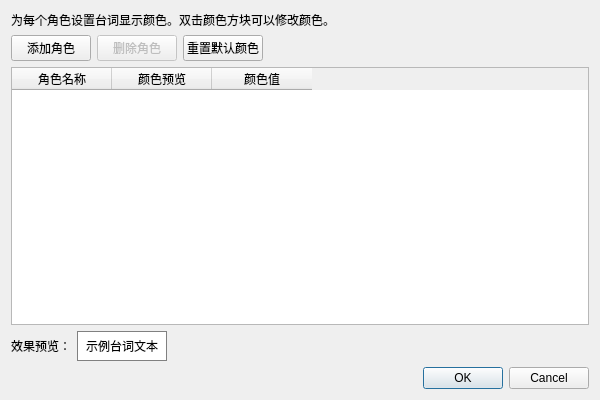
<?xml version="1.0" encoding="UTF-8"?>
<ui version="4.0">
 <class>CharacterColorDialog</class>
 <widget class="QDialog" name="CharacterColorDialog">
  <property name="geometry">
   <rect>
    <x>0</x>
    <y>0</y>
    <width>600</width>
    <height>400</height>
   </rect>
  </property>
  <property name="windowTitle">
   <string>角色颜色管理</string>
  </property>
  <property name="modal">
   <bool>true</bool>
  </property>
  <layout class="QVBoxLayout" name="verticalLayout">
   <item>
    <widget class="QLabel" name="instructionLabel">
     <property name="text">
      <string>为每个角色设置台词显示颜色。双击颜色方块可以修改颜色。</string>
     </property>
     <property name="wordWrap">
      <bool>true</bool>
     </property>
    </widget>
   </item>
   <item>
    <layout class="QHBoxLayout" name="toolbarLayout">
     <item>
      <widget class="QPushButton" name="addCharacterButton">
       <property name="text">
        <string>添加角色</string>
       </property>
      </widget>
     </item>
     <item>
      <widget class="QPushButton" name="removeCharacterButton">
       <property name="enabled">
        <bool>false</bool>
       </property>
       <property name="text">
        <string>删除角色</string>
       </property>
      </widget>
     </item>
     <item>
      <widget class="QPushButton" name="resetColorsButton">
       <property name="text">
        <string>重置默认颜色</string>
       </property>
      </widget>
     </item>
     <item>
      <spacer name="horizontalSpacer">
       <property name="orientation">
        <enum>Qt::Orientation::Horizontal</enum>
       </property>
       <property name="sizeHint" stdset="0">
        <size>
         <width>40</width>
         <height>20</height>
        </size>
       </property>
      </spacer>
     </item>
    </layout>
   </item>
   <item>
    <widget class="QTableWidget" name="characterColorTable">
     <property name="columnCount">
      <number>3</number>
     </property>
     <property name="selectionBehavior">
      <enum>QAbstractItemView::SelectionBehavior::SelectRows</enum>
     </property>
     <property name="showGrid">
      <bool>true</bool>
     </property>
     <property name="sortingEnabled">
      <bool>false</bool>
     </property>
     <attribute name="horizontalHeaderVisible">
      <bool>true</bool>
     </attribute>
     <attribute name="verticalHeaderVisible">
      <bool>false</bool>
     </attribute>
     <column>
      <property name="text">
       <string>角色名称</string>
      </property>
     </column>
     <column>
      <property name="text">
       <string>颜色预览</string>
      </property>
     </column>
     <column>
      <property name="text">
       <string>颜色值</string>
      </property>
     </column>
    </widget>
   </item>
   <item>
    <layout class="QHBoxLayout" name="previewLayout">
     <item>
      <widget class="QLabel" name="previewLabel">
       <property name="text">
        <string>效果预览：</string>
       </property>
      </widget>
     </item>
     <item>
      <widget class="QLabel" name="previewTextLabel">
       <property name="text">
        <string>示例台词文本</string>
       </property>
       <property name="styleSheet">
        <string>QLabel { padding: 5px; border: 1px solid gray; background-color: white; }</string>
       </property>
      </widget>
     </item>
     <item>
      <spacer name="horizontalSpacer2">
       <property name="orientation">
        <enum>Qt::Orientation::Horizontal</enum>
       </property>
       <property name="sizeHint" stdset="0">
        <size>
         <width>40</width>
         <height>20</height>
        </size>
       </property>
      </spacer>
     </item>
    </layout>
   </item>
   <item>
    <widget class="QDialogButtonBox" name="buttonBox">
     <property name="orientation">
      <enum>Qt::Orientation::Horizontal</enum>
     </property>
     <property name="standardButtons">
      <set>QDialogButtonBox::StandardButton::Cancel|QDialogButtonBox::StandardButton::Ok</set>
     </property>
    </widget>
   </item>
  </layout>
 </widget>
 <resources/>
 <connections>
  <connection>
   <sender>buttonBox</sender>
   <signal>accepted()</signal>
   <receiver>CharacterColorDialog</receiver>
   <slot>accept()</slot>
   <hints>
    <hint type="sourcelabel">
     <x>248</x>
     <y>254</y>
    </hint>
    <hint type="destinationlabel">
     <x>157</x>
     <y>274</y>
    </hint>
   </hints>
  </connection>
  <connection>
   <sender>buttonBox</sender>
   <signal>rejected()</signal>
   <receiver>CharacterColorDialog</receiver>
   <slot>reject()</slot>
   <hints>
    <hint type="sourcelabel">
     <x>316</x>
     <y>260</y>
    </hint>
    <hint type="destinationlabel">
     <x>286</x>
     <y>274</y>
    </hint>
   </hints>
  </connection>
 </connections>
</ui>
